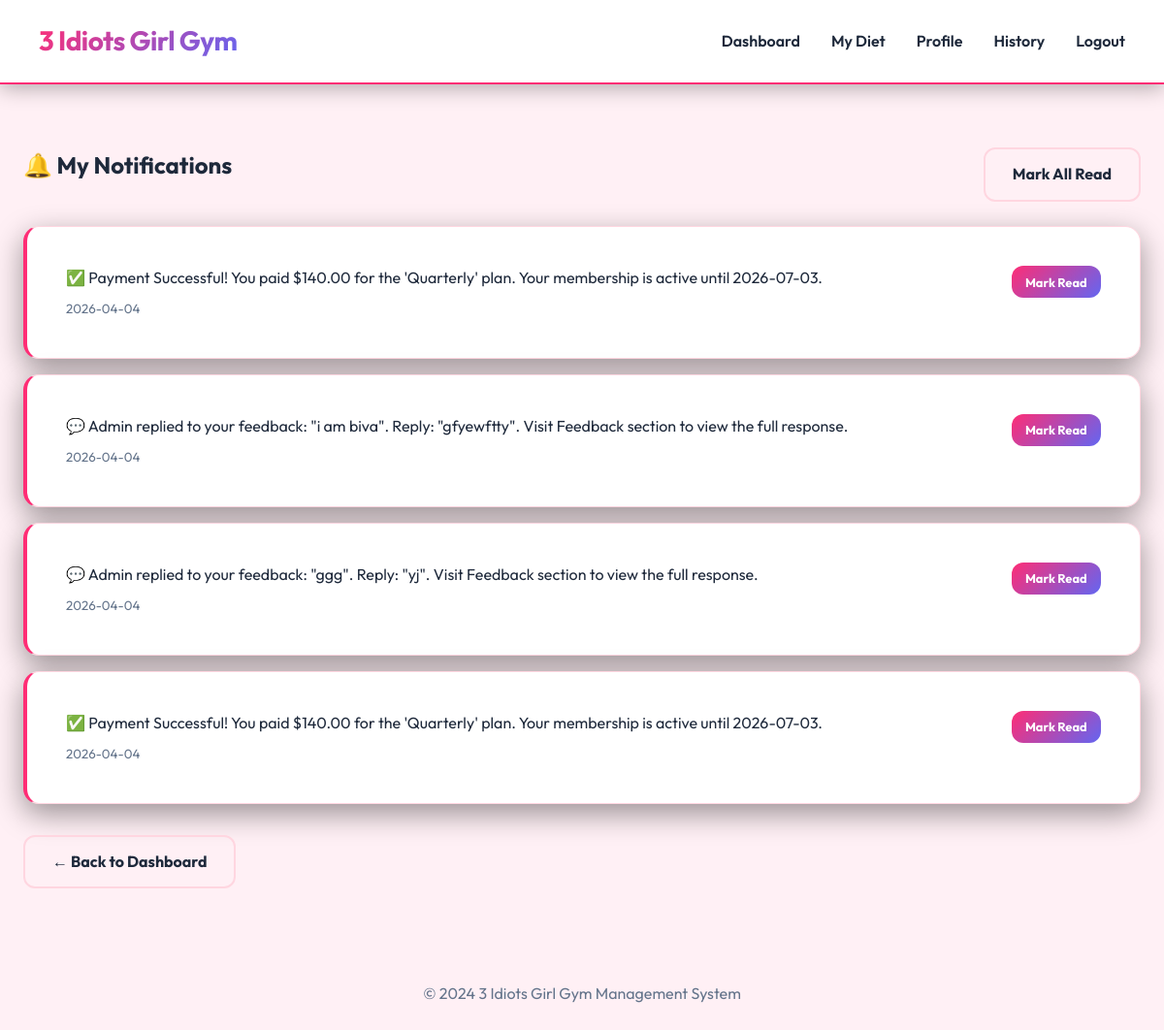
Page /notifications (signed in) on the committed database.
### tables this page shows
CREATE TABLE notifications (
    id INTEGER PRIMARY KEY AUTOINCREMENT,
    member_id INTEGER NOT NULL,
    message TEXT NOT NULL,
    is_read INTEGER DEFAULT 0,
    created_at TEXT DEFAULT CURRENT_TIMESTAMP
);

### app.py (the view)
@app.route("/notifications")
def notifications():
    if "member_id" not in session:
        return redirect("/login")
    generate_expiry_notifications(session["member_id"])
    conn = get_db()
    notifs = conn.execute(
        "SELECT * FROM notifications WHERE member_id=? ORDER BY created_at DESC",
        (session["member_id"],)
    ).fetchall()
    conn.close()
    return render_template("notifications.html", notifications=notifs)

### app.py (called while the page is built, shortened)
def get_db():
    conn = sqlite3.connect(DATABASE)
    conn.row_factory = sqlite3.Row
    return conn

def generate_expiry_notifications(member_id):
    conn = get_db()
    today = datetime.today().date()
    membership = conn.execute("""
        SELECT m.end_date, p.plan_name
        FROM memberships m
        JOIN membership_plans p ON m.plan_id = p.id
        WHERE m.member_id = ?
    """, (member_id,)).fetchone()
    if membership:
        end_date = datetime.strptime(membership["end_date"][:10], "%Y-%m-%d").date()
        days_left = (end_date - today).days
    conn.commit()
    conn.close()

### templates/notifications.html (shortened to what this page needs)
{% extends "base.html" %}
{% block content %}
<div class="page-wrapper">
  <div style="display:flex; justify-content:space-between; align-items:center; margin-bottom:1.5rem;">
    <h2>🔔 My Notifications</h2>
    {% if notifications %}
    <a href="/notifications/read_all" class="btn btn-outline">Mark All Read</a>
    {% endif %}
  </div>
  {% if notifications %}
    {% for n in notifications %}
    <div class="card" style="
      margin-bottom: 1rem;
      border-left: 4px solid {% if n['is_read'] %}#94a3b8{% else %}var(--primary-color){% endif %};
      opacity: {% if n['is_read'] %}0.65{% else %}1{% endif %};
    ">
      <div style="display:flex; justify-content:space-between; align-items:flex-start;">
        <div>
          <p style="margin:0; font-size:1rem;">{{ n['message'] }}</p>
          <small class="text-muted" style="margin-top:0.5rem; display:block;">{{ n['created_at'][:10] }}</small>
        </div>
        <div style="flex-shrink:0; margin-left:1rem;">
          {% if n['is_read'] %}
            <span class="pill pill-success">Read</span>
          {% else %}
            <a href="/notifications/read/{{ n['id'] }}" class="btn btn-primary" style="font-size:0.8rem; padding:0.4rem 0.9rem;">Mark Read</a>
          {% endif %}
        </div>
      </div>
    </div>
    {% endfor %}
  {% else %}
    <div class="card text-center" style="padding:3rem;">
      <div style="font-size:3rem;">🎉</div>
      <h3 style="margin-top:1rem;">All Clear!</h3>
      <p class="text-muted">No notifications right now. Your membership is in good standing.</p>
    </div>
  {% endif %}
  <div class="mt-4">
    <a href="/dashboard" class="btn btn-outline">← Back to Dashboard</a>
  </div>
</div>
{% endblock %}

### static/style.css (style rules this page uses)
:root { --primary-color: #ff2d75; --primary-hover: #e02568; --secondary-color: #6366f1; --success-color: #10b981; --danger-color: #f43f5e; --warning-color: #f59e0b; --info-color: #0ea5e9; --dark-color: #1e293b; --nav-bg: #ffffff; --body-bg: #fff0f5; --card-bg: #ffffff; --card-border: #ffd6e0; --text-main: #1e293b; --text-muted: #64748b; --accent-gradient: linear-gradient(135deg, #ff2d75 0%, #6366f1 100%); }
* { box-sizing: border-box; margin: 0; padding: 0; }
body { font-family: 'Outfit', sans-serif; background-color: var(--body-bg); color: var(--text-main); line-height: 1.6; }
.page-wrapper { padding: 1rem 0; }
.card { background-color: var(--card-bg); padding: 2.5rem; border-radius: 16px; border: 1px solid var(--card-border); box-shadow: 0 10px 30px rgba(0, 0, 0, 0.4); margin-bottom: 2.5rem; }
h1, h2, h3 { margin-bottom: 1.25rem; font-weight: 700; }
.text-muted { color: var(--text-muted); }
.btn { display: inline-block; padding: 0.8rem 1.75rem; border: none; border-radius: 12px; cursor: pointer; text-decoration: none; font-size: 1rem; font-weight: 700; transition: all 0.3s ease; text-align: center; }
.btn-primary { background: var(--accent-gradient); color: #fff; }
.btn-outline { background-color: transparent; border: 2px solid var(--card-border); color: var(--text-main); }
.mt-4 { margin-top: 2rem; }

### rows in the picture
notifications: message "✅ Payment Successful! You paid $140.00 for the 'Quarterly' plan. Your membership is active until 2026-07-03.", created_at "2026-04-04"
notifications: message "💬 Admin replied to your feedback: \"i am biva\". Reply: \"gfyewftty\". Visit Feedback section to view the full response.", created_at "2026-04-04"
notifications: message "💬 Admin replied to your feedback: \"ggg\". Reply: \"yj\". Visit Feedback section to view the full response.", created_at "2026-04-04"
notifications: message "✅ Payment Successful! You paid $140.00 for the 'Quarterly' plan. Your membership is active until 2026-07-03.", created_at "2026-04-04"
